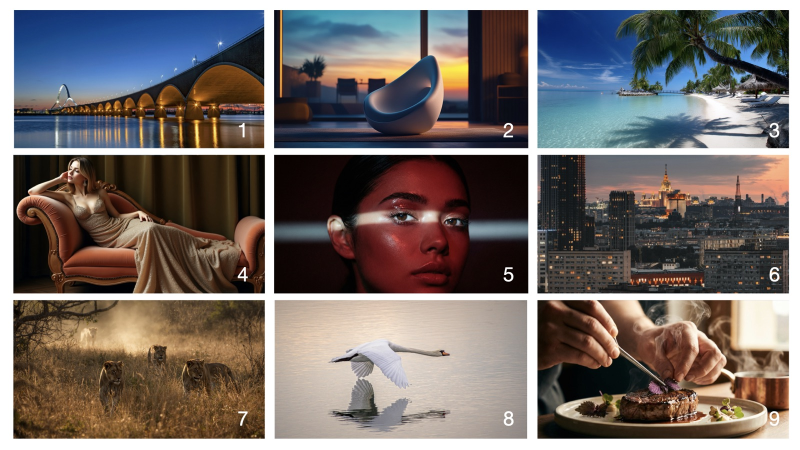
#> input picture assets/images/ai-or-human/photo-grid.jpg, 1600 x 900 px (shown at 1/2 size)
$ python -i optimize-image.py   (imports and definitions only)
#> lines starting #> are read from the running program, lines starting #| are printed output that depends on the picture
#> further down, picture is the input picture: PIL image 1600x900 RGB; mean R, G, B 115.6, 107.4, 104.7
#!/usr/bin/env python3
"""Convert PNG/JPEG images to web-optimized WebP for choosewise.education.

Common use cases:

    # Optimize a single blog cover or guide screenshot
    python3 scripts/optimize-image.py sv/blog/posts/assets/fortbildning.png

    # Walk a folder and convert every PNG/JPG that doesn't already have a fresh .webp
    python3 scripts/optimize-image.py sv/blog/posts/assets/

    # Custom width (e.g. for thumbnails)
    python3 scripts/optimize-image.py path/to/image.png --width 800

    # Generate multiple sizes for srcset
    python3 scripts/optimize-image.py image.png --sizes 800,1600

    # Replace the original after a successful conversion
    python3 scripts/optimize-image.py image.png --remove-original

    # Also produce a 1200×630 OG image for social sharing (saved as <basename>-og.jpg)
    python3 scripts/optimize-image.py image.png --og

Defaults:
    width    = 1600 (max; never enlarges)
    quality  = 82
    output   = same folder, same basename, .webp extension

Idempotent: skips files where a .webp already exists and is newer than the source,
unless --force is passed.
"""
from __future__ import annotations

import argparse
import sys
from pathlib import Path

try:
    from PIL import Image
except ImportError:
    sys.exit("Pillow is required. Install with: pip install Pillow")


SUPPORTED_INPUT = {".png", ".jpg", ".jpeg"}


def og_crop(img: "Image.Image", w: int = 1200, h: int = 630) -> "Image.Image":
    """Center-crop an image to the LinkedIn/Facebook OG aspect (1.91:1) and resize."""
#> called with w = 1200, h = 630
    src_w, src_h = img.size
#> src_w = 1600; src_h = 900
    target_aspect = w / h
    src_aspect = src_w / src_h
#> src_aspect = 1.78
    if src_aspect > target_aspect:
        new_w = int(round(src_h * target_aspect))
        left = (src_w - new_w) // 2
        cropped = img.crop((left, 0, left + new_w, src_h))
    else:
        new_h = int(round(src_w / target_aspect))
#> new_h = 840
        top = (src_h - new_h) // 2
#> top = 30
        cropped = img.crop((0, top, src_w, top + new_h))
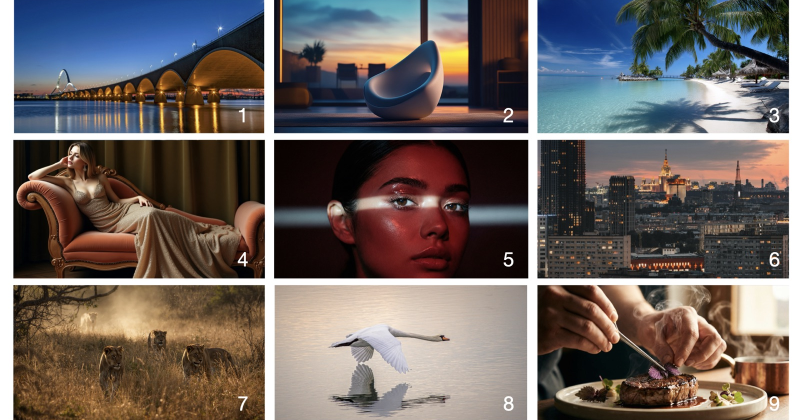
#> cropped: PIL image 1600x840 RGB (shown at 1/2 size); mean R, G, B 109.2, 100.2, 97
    return cropped.resize((w, h), Image.LANCZOS)
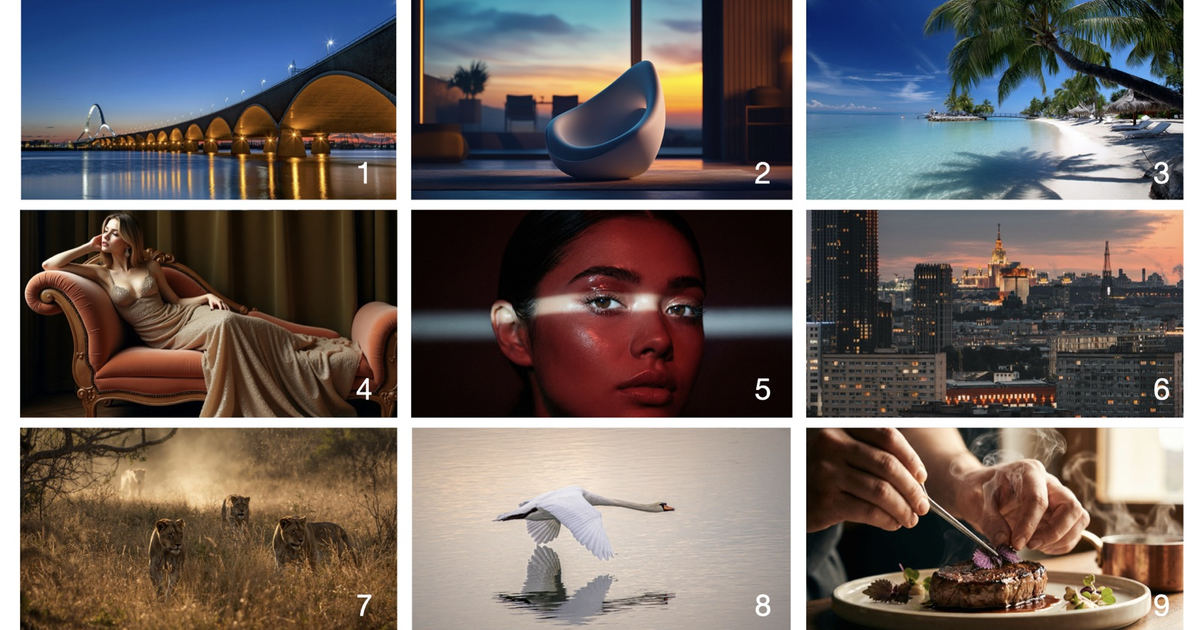
#> returned value: PIL image 1200x630 RGB; mean R, G, B 109.2, 100.1, 96.9


# [115 lines left out: functions optimize, collect_targets, main, not called in this run]


# [2 lines not run here, left out]

>>> from PIL import Image
>>> picture = Image.open('../assets/images/ai-or-human/photo-grid.jpg')
>>> result = og_crop(picture)
